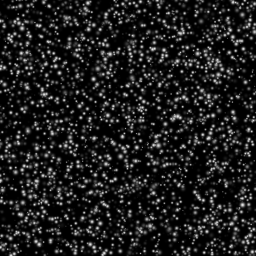
#> input picture Ex2/Flow/program_distribution_20240603/original01_000001.bmp, 256 x 256 px
$ python kadai_B1.py -i original01_000001.bmp
#> lines starting #> are read from the running program, lines starting #| are printed output that depends on the picture; long printed decimals are rounded
from PIL import Image
import os
import sys
import csv
import math
import time
import argparse
import numpy as np
import matplotlib.pyplot as plt


def calc_ave(A_DATA, A_wid, A_hei):
    ave = 0
    for x in range(A_wid):
        for y in range(A_hei):
            ave += A_DATA.getpixel((x, y))
    ave /= (A_wid * A_hei)
    return ave


def get_args():
    parser = argparse.ArgumentParser(
        prog='kadai_B2.py',
        formatter_class=argparse.ArgumentDefaultsHelpFormatter)

    parser.add_argument('-i',
                        help='target bmp image (***.bmp; extension is needed)',
                        action='store', default=None)

    if parser.parse_args().i == None:
        parser.print_help()
        quit()

    args = parser.parse_args()
    return (args)


if __name__ == "__main__":

    t1 = time.perf_counter()
    args = get_args()
    infilename = args.i
    print('input bmp image  : ' + args.i)

    A_DATA = Image.open(infilename).transpose(Image.FLIP_TOP_BOTTOM)
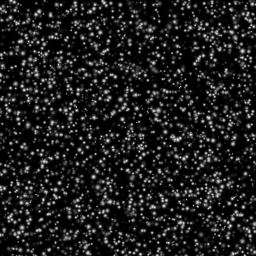
#> A_DATA: PIL image 256x256 L; min 0, max 228, mean 29.7

    A_wid = A_DATA.size[0]
#> A_wid = 256
    A_hei = A_DATA.size[1]
#> A_hei = 256
    print('----- ----- ----- ----- ----- -----')
    print('width  of input image : ' + str(A_wid))
#| width  of input image : 256
    print('height of input image : ' + str(A_hei))
#| height of input image : 256
    print('----- ----- ----- ----- ----- -----')

    B_DATA = Image.new("L", (A_wid, A_hei))
#> B_DATA: PIL image 256x256 L; every value is 0

    print("Smoothing Start")
    ave = calc_ave(A_DATA, A_wid, A_hei)
#> after the loop in calc_ave, `for x in range(A_wid):`: ave = 1946443
#> in calc_ave, `ave /= (A_wid * A_hei)`: ave = 29.7
#> ave = 29.7
    print("Smoothing End")

    print("Average : " + str(ave))
#| Average : 29.700

    t2 = time.perf_counter()
    print("Processing time : " + '{:.3f}'.format(t2 - t1) + "s")
    print("Done")

$ run again, on Ex2/Flow/program_distribution_20240603/original01_000003.bmp
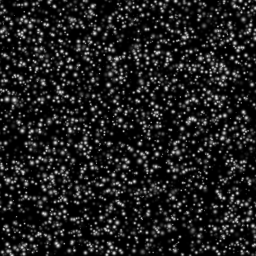
#> input picture Ex2/Flow/program_distribution_20240603/original01_000003.bmp, 256 x 256 px
#> `A_DATA = Image.open(infilename).transpose(Image.FLIP_TOP_BOTTOM)`:
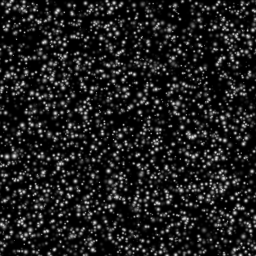
#> A_DATA: PIL image 256x256 L; min 0, max 229, mean 30.6
#| width  of input image : 256
#| height of input image : 256
#> B_DATA: PIL image 256x256 L; every value is 0
#> after the loop in calc_ave, `for x in range(A_wid):`: ave = 2006511
#> in calc_ave, `ave /= (A_wid * A_hei)`: ave = 30.62
#| Average : 30.617
